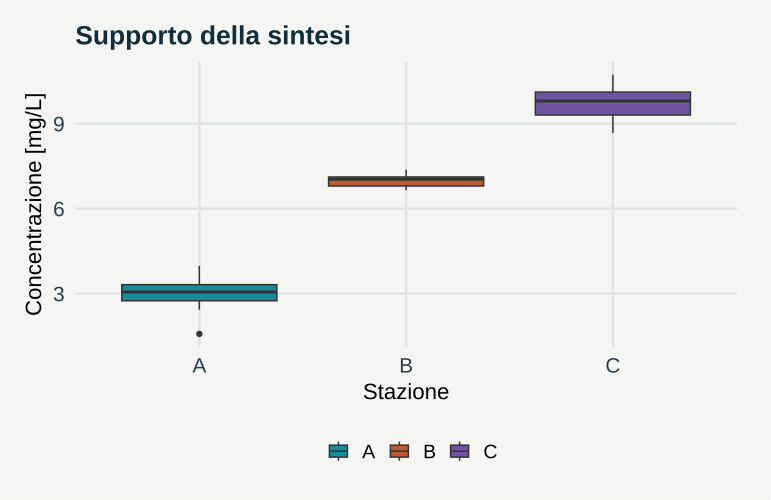

Source code (R):
# GeoStat Lab — funzioni comuni. R >= 4.3; ggplot2 >= 3.4; jsonlite.
suppressPackageStartupMessages(library(ggplot2))
col_geo <- c('#168B9C','#BC5B35','#7054A4','#A17B19','#227864','#64748B')
theme_set(theme_minimal(base_size=17, base_family='sans') + theme(
  plot.background=element_rect(fill='#F5F6F3',colour=NA),
  panel.background=element_rect(fill='#F5F6F3',colour=NA),
  panel.grid.minor=element_blank(),panel.grid.major=element_line(colour='#DCE3E2'),
  plot.title=element_text(size=19,face='bold',colour='#122D3B'),
  plot.subtitle=element_text(size=13,colour='#405560',margin=margin(b=12)),
  axis.text=element_text(size=15,colour='#273E4A'),axis.title=element_text(size=16),
  legend.position='bottom',legend.title=element_blank(),legend.text=element_text(size=14),
  strip.text=element_text(size=15,face='bold'),plot.margin=margin(18,24,18,18)))
metric <- function(...) data.frame(grandezza=names(c(...)),valore=as.character(c(...)),check.names=FALSE)
f <- function(x,d=3) {out<-formatC(x,digits=d,format='fg');out[!is.finite(x)]<-'Non definito';out}
line_plot <- function(d,x='x',y='y',title='',xl=x,yl=y,group=NULL) {
 p<-ggplot(d,aes(x=.data[[x]],y=.data[[y]]))
 if(is.null(group)) p<-p+geom_line(colour=col_geo[1],linewidth=1.05) else p<-p+aes(colour=.data[[group]],group=.data[[group]])+geom_line(linewidth=1)+scale_colour_manual(values=col_geo)
 p+labs(title=title,x=xl,y=yl)
}
point_plot <- function(d,x='x',y='y',title='',xl=x,yl=y,group=NULL) {
 p<-ggplot(d,aes(x=.data[[x]],y=.data[[y]]))
 if(is.null(group))p<-p+geom_point(colour=col_geo[1],size=2.5,alpha=.8) else p<-p+aes(colour=.data[[group]])+geom_point(size=2.7,alpha=.85)+scale_colour_manual(values=col_geo)
 p+labs(title=title,x=xl,y=yl)
}
hist_plot<-function(x,title='',xl='Valore',bins=20)ggplot(data.frame(x=x),aes(x))+geom_histogram(bins=bins,fill=col_geo[1],colour='#F5F6F3')+labs(title=title,x=xl,y='Frequenza')
bar_plot<-function(d,x='gruppo',y='valore',title='',yl='Valore')ggplot(d,aes(x=.data[[x]],y=.data[[y]],fill=.data[[x]]))+geom_col(width=.65)+scale_fill_manual(values=rep(col_geo,length.out=length(unique(d[[x]])) ))+guides(fill='none')+labs(title=title,x=NULL,y=yl)
map_plot<-function(d,z='z',title='',xl='Est [km]',yl='Nord [km]')ggplot(d,aes(x,y,fill=.data[[z]]))+geom_raster()+coord_equal()+scale_fill_gradientn(colours=c('#153F56','#298C9C','#B8CDB2','#F1D889','#AD542F'))+labs(title=title,x=xl,y=yl)
acf_data<-function(x,lag=20){a<-acf(x,lag.max=min(lag,length(x)-1),plot=FALSE);data.frame(x=as.vector(a$lag)[-1],y=as.vector(a$acf)[-1])}
# AR(1), distribuzione marginale stazionaria N(0, 1).
ar_series<-function(n,rho){x<-numeric(n);x[1]<-rnorm(1);for(i in 2:n)x[i]<-rho*x[i-1]+sqrt(1-rho^2)*rnorm(1);x}
# Distanze euclidee in unità metriche già dichiarate; nessuna conversione implicita di CRS.
dist_cross<-function(a,b)sqrt(outer(a[,1],b[,1],'-')^2+outer(a[,2],b[,2],'-')^2)
# Predittore IDW: i punti coincidenti ricevono esattamente il valore osservato.
idw<-function(xy,z,new,power=2){dd<-dist_cross(new,xy);apply(dd,1,function(d)if(any(d<1e-10))mean(z[d<1e-10])else weighted.mean(z,d^(-power)))}
# CART didattico binario: divisioni assiali che minimizzano l'impurità di Gini.
cart_fit<-function(x,y,depth=2,minleaf=4){
 node<-list(p=mean(y),n=length(y));if(depth<1||length(unique(y))<2||length(y)<2*minleaf)return(node)
 best<-Inf
 for(j in seq_len(ncol(x))){v<-sort(unique(x[,j])); if(length(v)<2)next
  for(cut in (head(v,-1)+tail(v,-1))/2){left<-x[,j]<=cut;nl<-sum(left);nr<-sum(!left);if(min(nl,nr)<minleaf)next
   score<-nl*mean(y[left])*(1-mean(y[left]))+nr*mean(y[!left])*(1-mean(y[!left]))
   if(score<best){best<-score;node$j<-j;node$cut<-cut;split<-left}
  }
 }
 if(is.finite(best)){node$left<-cart_fit(x[split,,drop=FALSE],y[split],depth-1,minleaf);node$right<-cart_fit(x[!split,,drop=FALSE],y[!split],depth-1,minleaf)};node
}
cart_predict<-function(tree,x)apply(x,1,function(row){t<-tree;while(!is.null(t$j))t<-if(row[t$j]<=t$cut)t$left else t$right;t$p})

p <- list(rep = 60, seed = 17)
set.seed(p$seed)

data <- data.frame(stazione = rep(c("A", "B", "C"), c(p$rep, 10, 10)), valore = c(rnorm(p$rep, 
    3, 0.4), rnorm(10, 7, 0.4), rnorm(10, 10, 0.4)))

plots <- list(ggplot(data, aes(stazione, valore, fill = stazione)) + geom_boxplot() + scale_fill_manual(values = col_geo) + 
    labs(x = "Stazione", y = "Concentrazione [mg/L]", title = "Supporto della sintesi"))

metrics <- metric(`Media delle misure` = f(mean(data$valore)), `Media delle stazioni` = f(mean(tapply(data$valore, 
    data$stazione, mean))))
print(metrics,row.names=FALSE)
ggplot2::ggsave('m01-estimando-B.svg',plots[[1]],device=svglite::svglite,width=7.7,height=5.0,bg='#F8F6F1')
